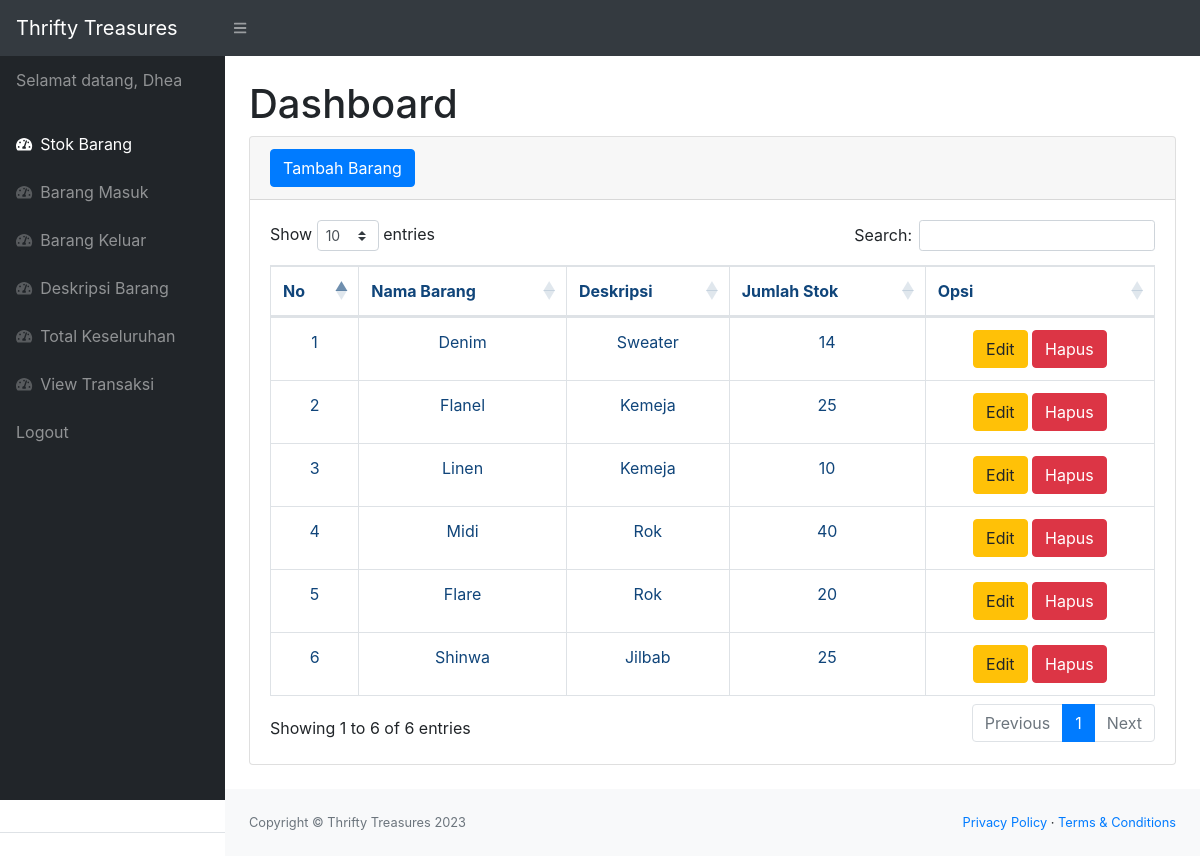
The page /index.php (signed in) on the database its author committed.
### tables this page shows
CREATE TABLE `stock` (
  `id_barang` int(11) NOT NULL,
  `nama` varchar(50) NOT NULL,
  `fdeskripsi` int(11) NOT NULL,
  `stok` int(11) DEFAULT NULL
);

CREATE TABLE `deskripsi` (
  `id` int(11) NOT NULL,
  `deskripsi` varchar(30) NOT NULL
);

### index.php (the view, shortened to what this page needs)
<?php
    require 'function.php';
    $pekerja = $_SESSION['nama_pekerja'];
?>
<!DOCTYPE html>
<html lang="en">
    <head>
        <link href="css/styles.css" rel="stylesheet" />
        <link href="https://cdn.datatables.net/1.10.20/css/dataTables.bootstrap4.min.css" rel="stylesheet" />
    </head>
    <body class="sb-nav-fixed">
        <nav class="sb-topnav navbar navbar-expand navbar-dark bg-dark">
            <a class="navbar-brand" href="index.php">Thrifty Treasures</a>
            <button class="btn btn-link btn-sm order-1 order-lg-0" id="sidebarToggle" href="#"><i class="fas fa-bars"></i></button>
        </nav>
        <div id="layoutSidenav">
            <div id="layoutSidenav_nav">
                <nav class="sb-sidenav accordion sb-sidenav-dark" id="sidenavAccordion">
                    <div class="sb-sidenav-menu">
                        <div class="nav">
                            <p class="nav-link">
                                Selamat datang, <?php echo $pekerja; ?>
                            </p>
                            <a class="nav-link" href="index.php">
                                <div class="sb-nav-link-icon"><i class="fas fa-tachometer-alt"></i></div>
                                Stok Barang
                            </a>
                            <a class="nav-link" href="masuk.php">
                                <div class="sb-nav-link-icon"><i class="fas fa-tachometer-alt"></i></div>
                                Barang Masuk
                            </a>
                            <a class="nav-link" href="keluar.php">
                                <div class="sb-nav-link-icon"><i class="fas fa-tachometer-alt"></i></div>
                                Barang Keluar
                            </a>
                            <a class="nav-link" href="deskripsi.php">
                                <div class="sb-nav-link-icon"><i class="fas fa-tachometer-alt"></i></div>
                                Deskripsi Barang
                            </a>
                            <a class="nav-link" href="Total_Stok.php">
                                <div class="sb-nav-link-icon"><i class="fas fa-tachometer-alt"></i></div>
                                Total Keseluruhan
                            </a>
                            <a class="nav-link" href="view_transaksi.php">
                                <div class="sb-nav-link-icon"><i class="fas fa-tachometer-alt"></i></div>
                                View Transaksi
                            </a>
                            <a class="nav-link" href="logout.php">
                                Logout
                            </a>
                        </div>
                    </div>
                </nav>
            </div>
            <div id="layoutSidenav_content">
                <main>
                    <div class="container-fluid">
                        <h1 class="mt-4">Dashboard</h1>
                        <div class="card mb-4">
                            <div class="card-header">
                                <button type="button" class="btn btn-primary" data-toggle="modal" data-target="#myModal">
                                    Tambah Barang
                                </button>
                            </div>
                            <div class="card-body">
                                <div class="table-responsive">
                                    <table class="table table-bordered" id="dataTable" width="100%" cellspacing="0">
                                        <thead>
                                            <tr align = "center">
                                                <th>No</th>
                                                <th>Nama Barang</th>
                                                <th>Deskripsi</th>
                                                <th>Jumlah Stok</th>
                                                <th>Opsi</th>
                                            </tr>
                                        </thead>
                                        <tbody>
                                            <?php
                                                $liststock = mysqli_query($koneksi, "select * from stock s, deskripsi d where s.fdeskripsi = d.id");
                                                $i = 1;
                                                while($data = mysqli_fetch_array($liststock)){
                                                    $namabarang = $data['nama'];
                                                    $deskripsi = $data['deskripsi'];
                                                    $stock = $data['stok'];
                                                    $idb = $data['id_barang'];
                                            ?>
                                            <tr align = "center">
                                                <td><?=$i++;?></td>
                                                <td><?=$namabarang;?></td>
                                                <td><?=$deskripsi;?></td>
                                                <td><?=$stock;?></td>
                                                <td>
                                                    <button type="button" class="btn btn-warning" data-toggle="modal" data-target="#edit<?=$idb;?>">
                                                        Edit
                                                    </button>
                                                    <button type="button" class="btn btn-danger" data-toggle="modal" data-target="#delete<?=$idb;?>">
                                                        Hapus
                                                    </button>
                                                </td>
                                            </tr>
                                            <?php
                                                };
                                            ?>
                                        </tbody>
                                    </table>
                                </div>
                            </div>
                        </div>
                    </div>
                </main>
                <footer class="py-4 bg-light mt-auto">
                    <div class="container-fluid">
                        <div class="d-flex align-items-center justify-content-between small">
                            <div class="text-muted">Copyright &copy; Thrifty Treasures 2023</div>
                            <div>
                                <a href="#">Privacy Policy</a>
                                &middot;
                                <a href="#">Terms &amp; Conditions</a>
                            </div>
                        </div>
                    </div>
                </footer>
            </div>
        </div>
    </body>
</html>

### rows shown on the page
stock: nama "Denim", fdeskripsi.deskripsi "Sweater", stok "14"
stock: nama "Flanel", fdeskripsi.deskripsi "Kemeja", stok "25"
stock: nama "Linen", fdeskripsi.deskripsi "Kemeja", stok "10"
stock: nama "Midi", fdeskripsi.deskripsi "Rok", stok "40"
stock: nama "Flare", fdeskripsi.deskripsi "Rok", stok "20"
stock: nama "Shinwa", fdeskripsi.deskripsi "Jilbab", stok "25"

### other values the page prints
$pekerja "Dhea"
